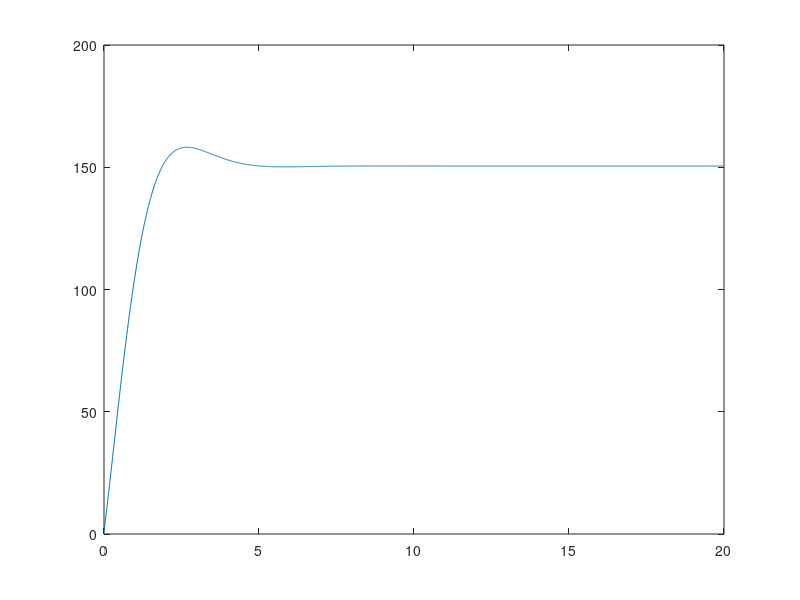

Recreate this plot in MATLAB.
clear;clc;
fh=@(t) exp(-t)*(cos(t) + 2*sin(t));
total=2000;
for i=1:total
    t(i)=(i-1)*0.01;
    h(i)=fh(t(i));
    e(i)=1;
end

result=conv(h,e);
plot(t(1:total),result(1:total));